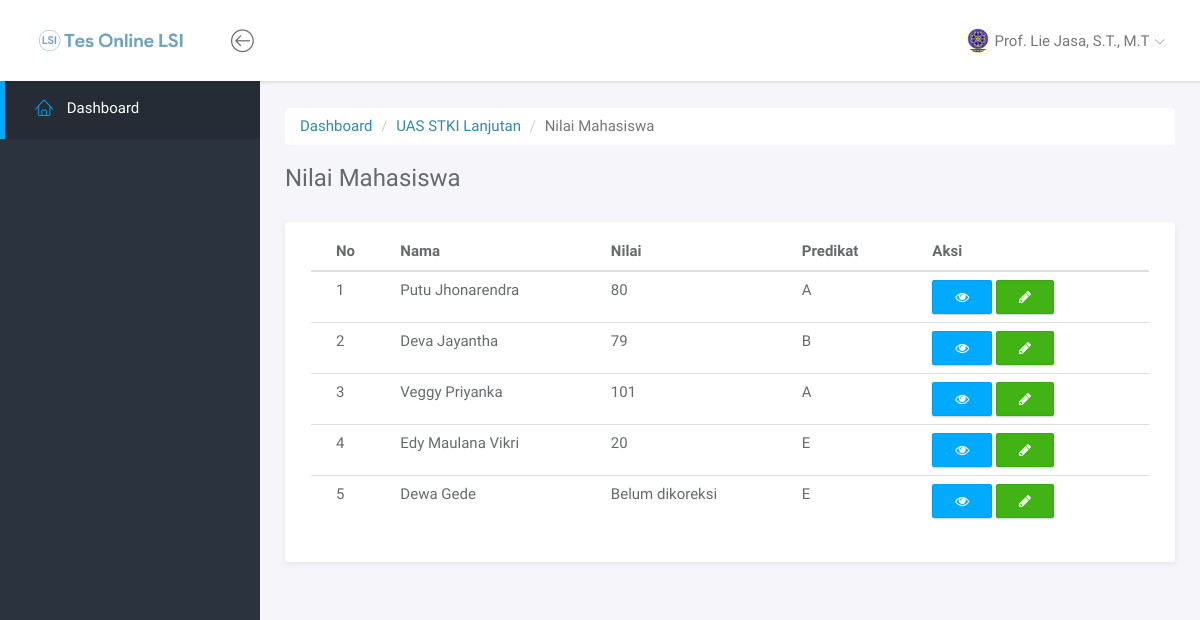
Page /dosen/1/lihat-nilai (signed in) on the earlier database version.
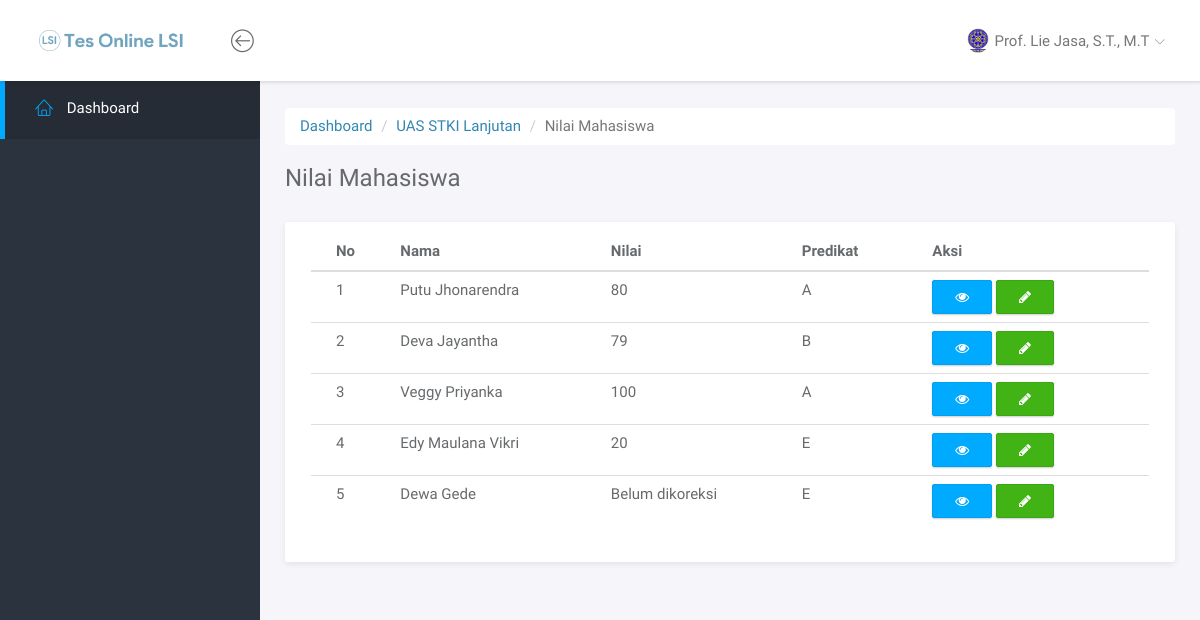
Same page on the later database version.
### tables this page shows
CREATE TABLE `tb_nilai_mhs` (
  `id` int(10) NOT NULL AUTO_INCREMENT,
  `id_ujian` int(10) DEFAULT NULL,
  `id_mhs` int(10) DEFAULT NULL,
  `nilai_mhs` float DEFAULT NULL,
  PRIMARY KEY (`id`),
  KEY `id_mhs` (`id_mhs`),
  KEY `id_ujian` (`id_ujian`),
  CONSTRAINT `tb_nilai_mhs_ibfk_1` FOREIGN KEY (`id_mhs`) REFERENCES `tb_mhs` (`id_mhs`),
  CONSTRAINT `tb_nilai_mhs_ibfk_2` FOREIGN KEY (`id_ujian`) REFERENCES `tb_ujian` (`id_ujian`)
);

CREATE TABLE `tb_mhs` (
  `id_mhs` int(10) NOT NULL AUTO_INCREMENT,
  `nama_mhs` varchar(255) DEFAULT NULL,
  `username_mhs` varchar(255) DEFAULT NULL,
  `password_mhs` varchar(255) DEFAULT NULL,
  PRIMARY KEY (`id_mhs`)
);

### include/dosen/content_nilai_mhs.php (the view, shortened to what this page needs)
<?php
	$id_ujian = $sluguri;
	$ujian = mysqli_query($conn, "SELECT * FROM tb_ujian WHERE id_ujian = $id_ujian");
	foreach ($ujian as $key) {
		$nama_ujian = $key['nama_ujian'];
	}
?>
<div class="main">
	<div class="main-content">
		<div class="container-fluid">
			<nav aria-label="breadcrumb" role="navigation">
			  <ol class="breadcrumb" style="background:#fff">
			    <li class="breadcrumb-item"><a href="<?php echo $web_url?>dosen">Dashboard</a></li>
			    <li class="breadcrumb-item"><a href="<?php echo $web_url."dosen/".$id_ujian?>"><?php echo $nama_ujian;?></a></li>
			    <li class="breadcrumb-item active" aria-current="page">Nilai Mahasiswa</li>
			  </ol>
			</nav>
			<h3 class="page-title">Nilai Mahasiswa</h3>
			<div class="panel">
				<div class="panel-body">
					<table class="table " id="dataTable" width="100%" cellspacing="0">
						<thead>
							<tr>
								<th>No</th>
								<th>Nama</th>
								<th>Nilai</th>
								<th>Predikat</th>
								<th>Aksi</th>
							</tr>
						</thead>
						<tbody>
							<?php
								$semua_nilai_mhs = mysqli_query($conn, "SELECT * FROM tb_nilai_mhs INNER JOIN tb_mhs ON tb_mhs.`id_mhs`=tb_nilai_mhs.`id_mhs` WHERE id_ujian=$id_ujian");
								if (mysqli_num_rows($semua_nilai_mhs)==0) {
							?>
							<tr>
								<td>Tidak ada data</td>
								<td>Tidak ada data</td>
								<td>Tidak ada data</td>
								<td>Tidak ada data</td>
								<td>Tidak ada data</td>
							</tr>
							<?php
								} else {
									$i=1;
									foreach ($semua_nilai_mhs as $nilai_mhs) {
							?>
								<tr>
									<td><?php echo $i?></td>
									<td><?php echo $nilai_mhs['nama_mhs']?></td>
									<td>
										<?php
											if($nilai_mhs['nilai_mhs']==0){
												echo "Belum dikoreksi";
											} else {
												echo $nilai_mhs['nilai_mhs'];
											}
										?>
									</td>
									<td>
										<?php
											if($nilai_mhs['nilai_mhs']>79){
												echo "A";
											} else if($nilai_mhs['nilai_mhs']>65){
												echo "B";
											} else if ($nilai_mhs['nilai_mhs']>50) {
												echo "C";
											} else if ($nilai_mhs['nilai_mhs']>40) {
												echo "D";
											} else {
												echo "E";
											}
										?>
									</td>
									<td>
										<a title="Periksa Jawaban" class="btn btn-primary" href="<?php echo $web_url."dosen/".$nilai_mhs['id_ujian']."/lihat-nilai/".$nilai_mhs['id_mhs'] ?>">
											<i class="fa fa-eye"></i>
										</a>
										<a title="Input Nilai" href="#" data-toggle="modal" data-target="#inputNilai<?php echo $nilai_mhs['id_mhs'] ?>"class="btn btn-success">
										<i class="fa fa-pencil"></i>
									</td>
								</tr>
							<?php
								$i++;
								}
							}
							?>
						</tbody>
					</table>
				</div>
			</div>
		</div>
	</div>
</div>

Differences in the rows shown:
changed tb_nilai_mhs "Veggy Priyanka": nilai_mhs "101" → "100"
